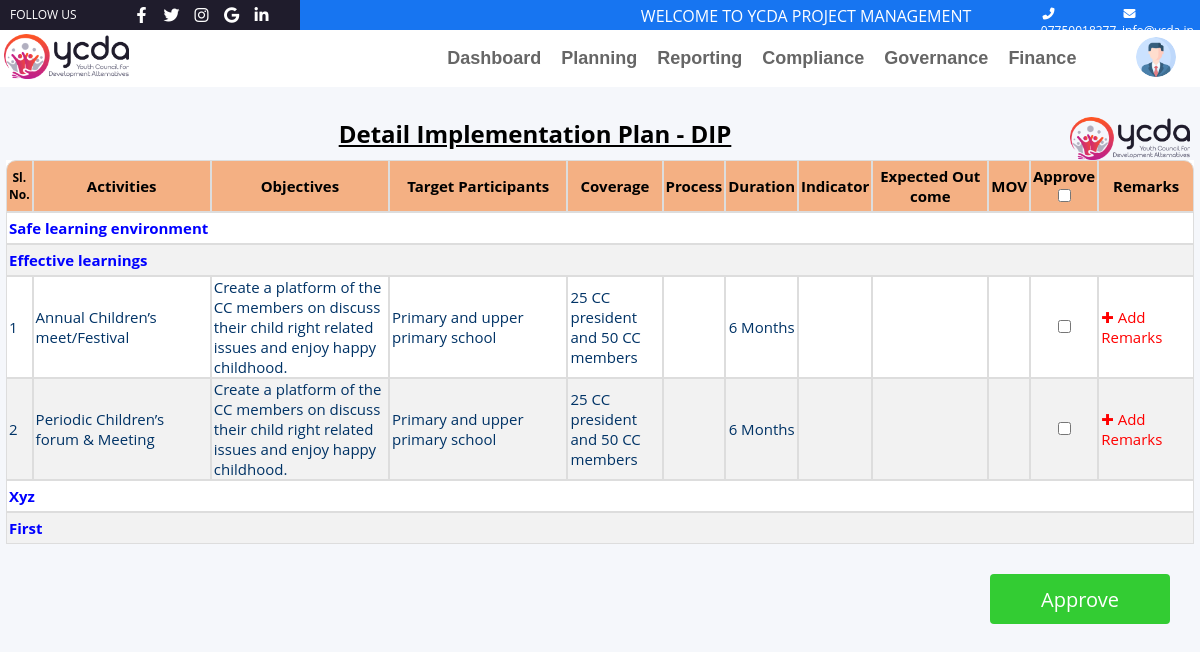
The app's page /ycda/ceo-dip-detalis/1/ (signed in) with its own data.
### myAPP/models.py (models this page shows, shortened)
class Dip_details(models.Model):
   project_id  = models.ForeignKey("Project_DIP", on_delete=models.CASCADE)
   component   = models.CharField(max_length=200)
   tracking_year = models.ForeignKey(TrackingYear ,
                                      blank  =  True,
                                      null   =  True ,
                                      on_delete =   models.CASCADE) #BUDD
   created_at = models.DateTimeField('created at', auto_now_add=True)
   updated_at = models.DateTimeField('updated at', auto_now=True)

class Dip_Activities(models.Model):
   project_detail_id= models.ForeignKey("DIP_details", on_delete=models.CASCADE)
   activity_name = models.CharField(max_length=200)
   objectives = models.CharField(max_length=200)
   target_participants = models.CharField(max_length=200,null=True)
   coverage = models.CharField(max_length=200,null=True)
   duration = models.CharField(max_length=200,null=True)
   dip_remarks=models.CharField(max_length=200,null=True,blank=True)
   am_remarks=models.CharField(max_length=200,null=True,blank=True)
   is_dip_submited = models.BooleanField(default=False)
   is_dip_approved = models.BooleanField(default=False)
   is_dip_rejected = models.BooleanField(default=False)
   is_am_submited = models.BooleanField(default=False)
   is_am_approved = models.BooleanField(default=False)
   is_am_rejected = models.BooleanField(default=False)
   created_at = models.DateTimeField('created at', auto_now_add=True)
   updated_at = models.DateTimeField('updated at', auto_now=True)

### myAPP/decorators.py (the view)
	def wrapper_function(request, *args, **kwargs):
		group = None
		if request.user.groups.exists():
			group = request.user.groups.all()[0].name
		if group == 'Project Manager':
			return redirect('myAPP:login')
		if group == 'CEO':
			return view_func(request, *args, **kwargs)

### myAPP/views.py (called while the page is built, shortened)
def user_belongs_to_group(user, group_name):
    try:
        group = Group.objects.get(name=group_name)
    except Group.DoesNotExist:
        return False
    return user.groups.filter(name=group_name).exists()

@login_required(login_url='login')
@admin_only
def ceo_aproval_dip(request,pk):
      user=0
      if user_belongs_to_group(request.user,'Project Manager'):
        user = 1
      else:
        user = 0
      project = get_object_or_404(Project_DIP, id=pk)
      projects = Project_DIP.objects.all()
      component = project.dip_details_set.all()
      activities = Dip_Activities.objects.filter(project_detail_id__in=component)
      context = {
        "project":project,
        "projects":projects,
        'component': component,
        'activities':activities,
        'user': user
      }
      return render(request,'myAPP/ceo-dip.html',context)

### myAPP/templates/myAPP/ceo-dip.html (shortened to what this page needs)
{% extends 'myAPP/user_nav.html' %}
{% load static %}
{% block content %}
<link rel="stylesheet" href="https://cdnjs.cloudflare.com/ajax/libs/font-awesome/6.4.0/css/all.min.css" />
<div style='margin-top:30px;'>
  <div>
    <img src="{% static 'images\main-logo.png' %}" style='float:right;margin-right: 10px;width:10%'>
    <center><h2 style='font-family:"Calibri", sans-serif;'><u>Detail Implementation Plan - DIP</u></h2></center>
  <div>
  <form method="POST">
    <table id="customers">
        <thead>
          <tr>
            <th style="font-size:12px;width:1%">Sl. No.</th>
            <th style="width:15%">Activities</th>
            <th style="width:15%">Objectives</th>
            <th>Target Participants</th>
            <th style="width:8%">Coverage</th>
            <th>Process</th>
            <th style="width:5%">Duration</th>
            <th>Indicator</th>
            <th>Expected Out come</th>
            <th>MOV</th>
            <th style='text-align:center;width:5%'>Approve<input type="checkbox" id="select-all-checkbox"></th>
            <th style='text-align:center'>Remarks</th>
          </tr>
        </thead>
        <tbody>
        {% for a in component %}
        <tr>
            {% ifchanged %}
            <td colspan="12" style="color: blue; font-weight: bold;padding-top: 5px;padding-bottom: 5px;">{{a.component}}</td>
            {% endifchanged %}
        </tr>
        {% for x in a.dip_activities_set.all %}
        {% if x.is_dip_submited == 1 or x.is_dip_rejected == 1 %}
            <tr>
              <td>{{ forloop.counter }}</td>
              <td>{{ x.activity_name }}</td>
              <td>{{ x.objectives}}</td>
              <td>{{ x.target_participants}}</td>
              <td>{{ x.coverage}}</td>
              <td>
              </td>
              <td style='text-align:center;'>{{ x.duration}}</td>
              <td>
              </td>
              <td>
              </td>
              <td>
              </td>
                {% if x.is_dip_approved == 1 and x.is_dip_rejected == 0 %}
                <td style="color:Green;text-align:center;"><i class="fa-solid fa-check"></i>Approved</td>
                {% elif x.is_dip_approved == 0 and x.is_dip_rejected == 1 %}
                <td style="color:red;text-align:center;"><i class="fa-solid fa-xmark"></i>Rejected</td>
                {% else %}
                <td style="text-align:center">
                  <input type="checkbox" name="selected_activities" value="{{ x.id }}">
                </td>
                {% endif %}
                <td onclick="window.location='{% url 'myAPP:ceo_dip_remark' x.id %}';" style="color:red;cursor: pointer;">&#10010; Add Remarks</td>
            </tr>
        {% endif %}
        {% endfor %}
        {% endfor %}
        </tbody>
    </table>
    <button type="submit" class="button" style="background-color: #33cc33; float:right;width:15%;" name="form1_submit">Approve</button>
    </form>
</div>
{% endblock  %}

### myAPP/templates/myAPP/ceo-dip.html (style rules this page uses)
.button { border-radius: 4px; background-color: #6699ff; border: none; color: #FFFFFF; text-align: center; font-size: 20px; width: 80%; height: 50px; transition: all 0.5s; cursor: pointer; margin: 30px; position: sticky; background-color: #33cc33; }
#customers { font-family: Arial, Helvetica, sans-serif; border-collapse: separate; border-spacing: 0; overflow: hidden; width: 99%; margin: 0 auto; background-color: #fff; }
#customers thead tr:first-child th:first-child { border-top-left-radius: 10px; }
#customers thead tr:first-child th:last-child { border-top-right-radius: 10px; }
#customers td, #customers th { border: 1px solid #ddd; padding-left: 2px; padding-right: 2px; font-size: 15px; }
#customers td { color:#003366; }
#customers tr:nth-child(even) { background-color: #f2f2f2; }
#customers th { padding-top: 5px; padding-bottom: 5px; background-color: #f4b083; color: black; text-align: center; }

### records on screen
Dip_details: component "Safe learning environment"
Dip_details: component "Effective learnings"
Dip_Activities: activity_name "Annual Children’s meet/Festival", objectives "Create a platform of the CC members on discuss their child right related issues and enjoy happy childhood.", target_participants "Primary and upper primary school", coverage "25 CC president and 50 CC members", duration "6 Months"
Dip_Activities: activity_name "Periodic Children’s forum & Meeting", objectives "Create a platform of the CC members on discuss their child right related issues and enjoy happy childhood.", target_participants "Primary and upper primary school", coverage "25 CC president and 50 CC members", duration "6 Months"
Dip_details: component "Xyz"
Dip_details: component "First"
